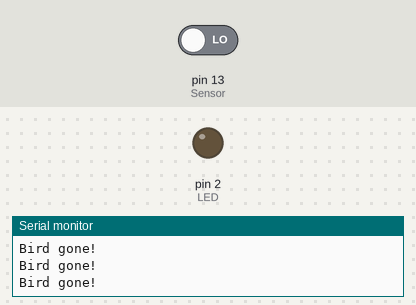
The sketch below on a simulated Arduino Uno, built with avr-gcc and run on an emulated ATmega328P. Shown: output pins drawn as LEDs (lit = HIGH), the last lines printed to the serial monitor. The test bench sets the inputs (shaded band); at power-on: pin 13 (Sensor) LOW.

Above: at 2.8 s.
2.9 s: pin 13 (Sensor) driven HIGH
At 3.9 s:
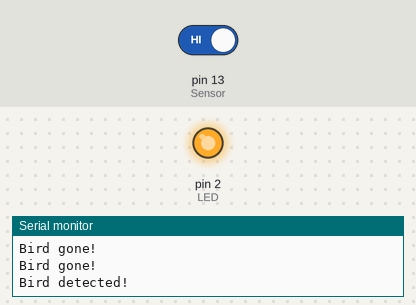
4.5 s: pin 13 (Sensor) driven LOW
At 5.4 s:
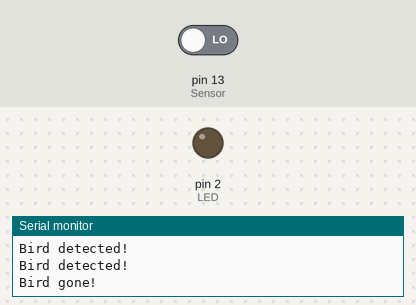
Timing chart, 0 to 7.5 s (numbered marks = the images above; inputs shaded):
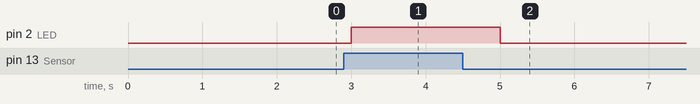

Measured:
- after the input at 2.9 s, pin 2 (LED): LOW → HIGH after 0.10 s
- after the input at 4.5 s, pin 2 (LED): HIGH → LOW after 0.50 s

The sketch:

PIRExample.ino
```cpp
int LED = 2;
int Sensor = 13;

void setup() {
  // put your setup code here, to run once:
pinMode(LED, OUTPUT);
pinMode(Sensor, INPUT);
Serial.begin(9600);
}

void loop() {
  // put your main code here, to run repeatedly:
if (digitalRead(Sensor) == HIGH){
  digitalWrite(LED, HIGH);
  digitalWrite(LED, HIGH);
  Serial.println("Bird detected!");
  delay(1000);
}
else{
  digitalWrite(LED, LOW);
  Serial.println("Bird gone!");
  delay(1000);
}
}
```
